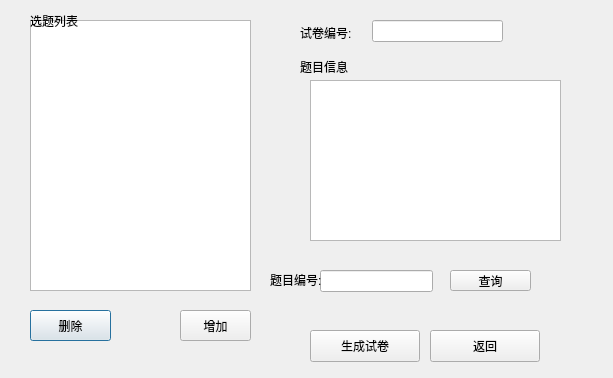
<?xml version="1.0" encoding="UTF-8"?>
<ui version="4.0">
 <class>setpaper</class>
 <widget class="QDialog" name="setpaper">
  <property name="geometry">
   <rect>
    <x>0</x>
    <y>0</y>
    <width>613</width>
    <height>378</height>
   </rect>
  </property>
  <property name="windowTitle">
   <string>Dialog</string>
  </property>
  <widget class="QTableView" name="list">
   <property name="geometry">
    <rect>
     <x>30</x>
     <y>20</y>
     <width>221</width>
     <height>271</height>
    </rect>
   </property>
  </widget>
  <widget class="QPushButton" name="delete_2">
   <property name="geometry">
    <rect>
     <x>30</x>
     <y>310</y>
     <width>81</width>
     <height>31</height>
    </rect>
   </property>
   <property name="text">
    <string>删除</string>
   </property>
  </widget>
  <widget class="QPushButton" name="create">
   <property name="geometry">
    <rect>
     <x>310</x>
     <y>330</y>
     <width>110</width>
     <height>32</height>
    </rect>
   </property>
   <property name="text">
    <string>生成试卷</string>
   </property>
  </widget>
  <widget class="QPushButton" name="back">
   <property name="geometry">
    <rect>
     <x>430</x>
     <y>330</y>
     <width>110</width>
     <height>32</height>
    </rect>
   </property>
   <property name="text">
    <string>返回</string>
   </property>
  </widget>
  <widget class="QTextEdit" name="quesinf">
   <property name="geometry">
    <rect>
     <x>310</x>
     <y>80</y>
     <width>251</width>
     <height>161</height>
    </rect>
   </property>
   <property name="readOnly">
    <bool>true</bool>
   </property>
  </widget>
  <widget class="QLineEdit" name="quesid">
   <property name="geometry">
    <rect>
     <x>320</x>
     <y>270</y>
     <width>113</width>
     <height>22</height>
    </rect>
   </property>
   <property name="inputMethodHints">
    <set>Qt::ImhDigitsOnly</set>
   </property>
  </widget>
  <widget class="QPushButton" name="search">
   <property name="geometry">
    <rect>
     <x>450</x>
     <y>270</y>
     <width>81</width>
     <height>21</height>
    </rect>
   </property>
   <property name="text">
    <string>查询</string>
   </property>
  </widget>
  <widget class="QLabel" name="paperlist">
   <property name="geometry">
    <rect>
     <x>30</x>
     <y>10</y>
     <width>56</width>
     <height>21</height>
    </rect>
   </property>
   <property name="text">
    <string>选题列表</string>
   </property>
  </widget>
  <widget class="QLabel" name="message">
   <property name="geometry">
    <rect>
     <x>300</x>
     <y>60</y>
     <width>56</width>
     <height>13</height>
    </rect>
   </property>
   <property name="text">
    <string>题目信息</string>
   </property>
  </widget>
  <widget class="QLabel" name="paperidl">
   <property name="geometry">
    <rect>
     <x>300</x>
     <y>23</y>
     <width>71</width>
     <height>20</height>
    </rect>
   </property>
   <property name="text">
    <string>试卷编号:</string>
   </property>
  </widget>
  <widget class="QLabel" name="quesidl">
   <property name="geometry">
    <rect>
     <x>270</x>
     <y>270</y>
     <width>56</width>
     <height>20</height>
    </rect>
   </property>
   <property name="text">
    <string>题目编号:</string>
   </property>
  </widget>
  <widget class="QLineEdit" name="paperid">
   <property name="geometry">
    <rect>
     <x>372</x>
     <y>20</y>
     <width>131</width>
     <height>22</height>
    </rect>
   </property>
   <property name="inputMethodHints">
    <set>Qt::ImhDigitsOnly</set>
   </property>
  </widget>
  <widget class="QPushButton" name="pushButton">
   <property name="geometry">
    <rect>
     <x>180</x>
     <y>310</y>
     <width>71</width>
     <height>31</height>
    </rect>
   </property>
   <property name="text">
    <string>增加</string>
   </property>
  </widget>
 </widget>
 <resources/>
 <connections/>
</ui>
